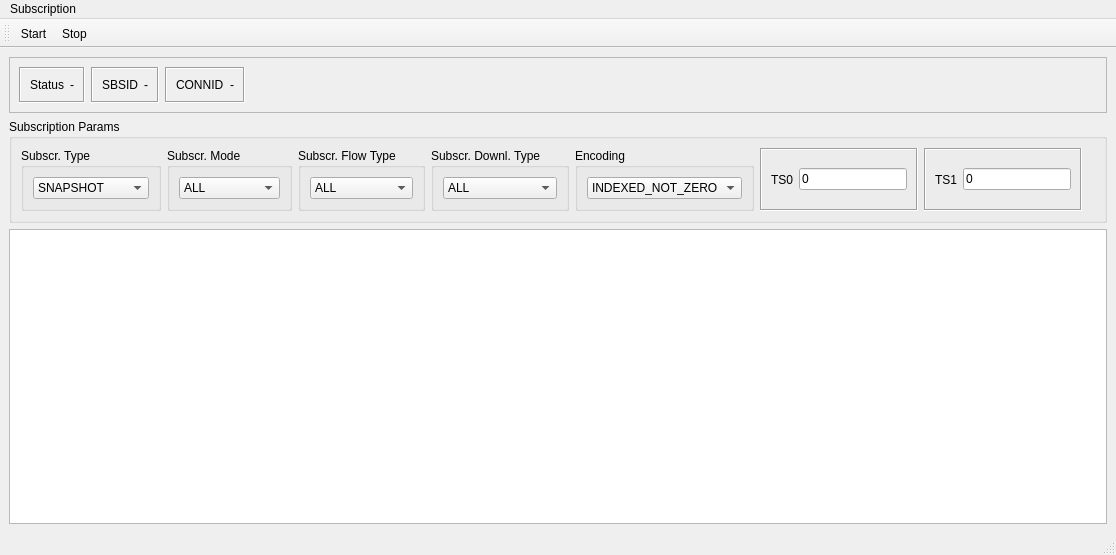
<?xml version="1.0" encoding="UTF-8"?>
<ui version="4.0">
 <class>vlg_toolkit_sbs_window</class>
 <widget class="QMainWindow" name="vlg_toolkit_sbs_window">
  <property name="windowModality">
   <enum>Qt::NonModal</enum>
  </property>
  <property name="geometry">
   <rect>
    <x>0</x>
    <y>0</y>
    <width>1116</width>
    <height>555</height>
   </rect>
  </property>
  <property name="sizePolicy">
   <sizepolicy hsizetype="Ignored" vsizetype="Ignored">
    <horstretch>0</horstretch>
    <verstretch>0</verstretch>
   </sizepolicy>
  </property>
  <property name="windowTitle">
   <string>MainWindow</string>
  </property>
  <property name="windowIcon">
   <iconset resource="tkt_prj_res.qrc">
    <normaloff>:/icon/icons/social-rss.png</normaloff>:/icon/icons/social-rss.png</iconset>
  </property>
  <widget class="QWidget" name="centralwidget">
   <layout class="QVBoxLayout" name="verticalLayout">
    <item>
     <widget class="QFrame" name="frame">
      <property name="sizePolicy">
       <sizepolicy hsizetype="Preferred" vsizetype="Fixed">
        <horstretch>0</horstretch>
        <verstretch>0</verstretch>
       </sizepolicy>
      </property>
      <property name="frameShape">
       <enum>QFrame::StyledPanel</enum>
      </property>
      <property name="frameShadow">
       <enum>QFrame::Raised</enum>
      </property>
      <layout class="QHBoxLayout" name="horizontalLayout_7">
       <item>
        <widget class="QFrame" name="conn_status_frame">
         <property name="frameShape">
          <enum>QFrame::Box</enum>
         </property>
         <property name="frameShadow">
          <enum>QFrame::Sunken</enum>
         </property>
         <layout class="QHBoxLayout" name="horizontalLayout_8">
          <item>
           <layout class="QHBoxLayout" name="horizontalLayout_9">
            <item>
             <widget class="QLabel" name="sbs_status_label">
              <property name="text">
               <string>Status</string>
              </property>
             </widget>
            </item>
            <item>
             <widget class="QLabel" name="sbs_status_label_disp">
              <property name="styleSheet">
               <string notr="true">background-color : light grey; color : black;</string>
              </property>
              <property name="text">
               <string>-</string>
              </property>
              <property name="alignment">
               <set>Qt::AlignCenter</set>
              </property>
             </widget>
            </item>
           </layout>
          </item>
         </layout>
        </widget>
       </item>
       <item>
        <widget class="QFrame" name="conn_status_frame_7">
         <property name="frameShape">
          <enum>QFrame::Box</enum>
         </property>
         <property name="frameShadow">
          <enum>QFrame::Sunken</enum>
         </property>
         <layout class="QHBoxLayout" name="horizontalLayout_20">
          <item>
           <layout class="QHBoxLayout" name="horizontalLayout_21">
            <item>
             <widget class="QLabel" name="port_label_3">
              <property name="text">
               <string>SBSID</string>
              </property>
             </widget>
            </item>
            <item>
             <widget class="QLabel" name="sbsid_label_disp">
              <property name="styleSheet">
               <string notr="true">background-color : light grey; color : black;</string>
              </property>
              <property name="text">
               <string>-</string>
              </property>
              <property name="alignment">
               <set>Qt::AlignCenter</set>
              </property>
             </widget>
            </item>
           </layout>
          </item>
         </layout>
        </widget>
       </item>
       <item>
        <widget class="QFrame" name="conn_status_frame_6">
         <property name="frameShape">
          <enum>QFrame::Box</enum>
         </property>
         <property name="frameShadow">
          <enum>QFrame::Sunken</enum>
         </property>
         <layout class="QHBoxLayout" name="horizontalLayout_18">
          <item>
           <layout class="QHBoxLayout" name="horizontalLayout_19">
            <item>
             <widget class="QLabel" name="port_label_2">
              <property name="text">
               <string>CONNID</string>
              </property>
             </widget>
            </item>
            <item>
             <widget class="QLabel" name="connid_label_disp">
              <property name="styleSheet">
               <string notr="true">background-color : light grey; color : black;</string>
              </property>
              <property name="text">
               <string>-</string>
              </property>
              <property name="alignment">
               <set>Qt::AlignCenter</set>
              </property>
             </widget>
            </item>
           </layout>
          </item>
         </layout>
        </widget>
       </item>
       <item>
        <spacer name="horizontalSpacer_2">
         <property name="orientation">
          <enum>Qt::Horizontal</enum>
         </property>
         <property name="sizeHint" stdset="0">
          <size>
           <width>40</width>
           <height>20</height>
          </size>
         </property>
        </spacer>
       </item>
      </layout>
     </widget>
    </item>
    <item>
     <widget class="QGroupBox" name="sbs_params_gbox">
      <property name="sizePolicy">
       <sizepolicy hsizetype="Ignored" vsizetype="Preferred">
        <horstretch>0</horstretch>
        <verstretch>0</verstretch>
       </sizepolicy>
      </property>
      <property name="title">
       <string>Subscription Params</string>
      </property>
      <layout class="QHBoxLayout" name="horizontalLayout_6">
       <item>
        <widget class="QGroupBox" name="conn_status_groupBox_10">
         <property name="sizePolicy">
          <sizepolicy hsizetype="Fixed" vsizetype="Preferred">
           <horstretch>0</horstretch>
           <verstretch>0</verstretch>
          </sizepolicy>
         </property>
         <property name="title">
          <string>Subscr. Type</string>
         </property>
         <layout class="QHBoxLayout" name="horizontalLayout">
          <item>
           <widget class="QComboBox" name="cfg_sbs_type_cb">
            <item>
             <property name="text">
              <string>SNAPSHOT</string>
             </property>
            </item>
            <item>
             <property name="text">
              <string>INCREMENTAL</string>
             </property>
            </item>
           </widget>
          </item>
         </layout>
        </widget>
       </item>
       <item>
        <widget class="QGroupBox" name="conn_status_groupBox_11">
         <property name="sizePolicy">
          <sizepolicy hsizetype="Fixed" vsizetype="Preferred">
           <horstretch>0</horstretch>
           <verstretch>0</verstretch>
          </sizepolicy>
         </property>
         <property name="title">
          <string>Subscr. Mode</string>
         </property>
         <layout class="QHBoxLayout" name="horizontalLayout_2">
          <item>
           <widget class="QComboBox" name="cfg_sbs_mode_cb">
            <item>
             <property name="text">
              <string>ALL</string>
             </property>
            </item>
            <item>
             <property name="text">
              <string>DOWNLOAD</string>
             </property>
            </item>
            <item>
             <property name="text">
              <string>LIVE</string>
             </property>
            </item>
           </widget>
          </item>
         </layout>
        </widget>
       </item>
       <item>
        <widget class="QGroupBox" name="conn_status_groupBox_12">
         <property name="sizePolicy">
          <sizepolicy hsizetype="Fixed" vsizetype="Preferred">
           <horstretch>0</horstretch>
           <verstretch>0</verstretch>
          </sizepolicy>
         </property>
         <property name="title">
          <string>Subscr. Flow Type</string>
         </property>
         <layout class="QHBoxLayout" name="horizontalLayout_3">
          <item>
           <widget class="QComboBox" name="cfg_sbs_flow_type_cb">
            <item>
             <property name="text">
              <string>ALL</string>
             </property>
            </item>
            <item>
             <property name="text">
              <string>LAST</string>
             </property>
            </item>
           </widget>
          </item>
         </layout>
        </widget>
       </item>
       <item>
        <widget class="QGroupBox" name="conn_status_groupBox_13">
         <property name="sizePolicy">
          <sizepolicy hsizetype="Fixed" vsizetype="Preferred">
           <horstretch>0</horstretch>
           <verstretch>0</verstretch>
          </sizepolicy>
         </property>
         <property name="title">
          <string>Subscr. Downl. Type</string>
         </property>
         <layout class="QHBoxLayout" name="horizontalLayout_4">
          <item>
           <widget class="QComboBox" name="cfg_sbs_dwnld_type_cb">
            <item>
             <property name="text">
              <string>ALL</string>
             </property>
            </item>
            <item>
             <property name="text">
              <string>PARTIAL</string>
             </property>
            </item>
           </widget>
          </item>
         </layout>
        </widget>
       </item>
       <item>
        <widget class="QGroupBox" name="conn_status_groupBox_14">
         <property name="sizePolicy">
          <sizepolicy hsizetype="Fixed" vsizetype="Preferred">
           <horstretch>0</horstretch>
           <verstretch>0</verstretch>
          </sizepolicy>
         </property>
         <property name="title">
          <string>Encoding</string>
         </property>
         <layout class="QHBoxLayout" name="horizontalLayout_5">
          <item>
           <widget class="QComboBox" name="cfg_sbs_class_encode_cb">
            <property name="currentIndex">
             <number>0</number>
            </property>
            <item>
             <property name="text">
              <string>INDEXED_NOT_ZERO</string>
             </property>
            </item>
            <item>
             <property name="text">
              <string>INDEXED_DELTA</string>
             </property>
            </item>
           </widget>
          </item>
         </layout>
        </widget>
       </item>
       <item>
        <widget class="QFrame" name="conn_status_frame_15">
         <property name="sizePolicy">
          <sizepolicy hsizetype="Fixed" vsizetype="Preferred">
           <horstretch>0</horstretch>
           <verstretch>0</verstretch>
          </sizepolicy>
         </property>
         <property name="frameShape">
          <enum>QFrame::Box</enum>
         </property>
         <property name="frameShadow">
          <enum>QFrame::Sunken</enum>
         </property>
         <layout class="QHBoxLayout" name="horizontalLayout_11">
          <item>
           <widget class="QLabel" name="label">
            <property name="text">
             <string>TS0</string>
            </property>
           </widget>
          </item>
          <item>
           <widget class="QLineEdit" name="cfg_sbs_ts0_le">
            <property name="text">
             <string>0</string>
            </property>
           </widget>
          </item>
         </layout>
        </widget>
       </item>
       <item>
        <widget class="QFrame" name="conn_status_frame_16">
         <property name="sizePolicy">
          <sizepolicy hsizetype="Fixed" vsizetype="Preferred">
           <horstretch>0</horstretch>
           <verstretch>0</verstretch>
          </sizepolicy>
         </property>
         <property name="frameShape">
          <enum>QFrame::Box</enum>
         </property>
         <property name="frameShadow">
          <enum>QFrame::Sunken</enum>
         </property>
         <layout class="QHBoxLayout" name="horizontalLayout_12">
          <item>
           <widget class="QLabel" name="label_2">
            <property name="text">
             <string>TS1</string>
            </property>
           </widget>
          </item>
          <item>
           <widget class="QLineEdit" name="cfg_sbs_ts1_le">
            <property name="text">
             <string>0</string>
            </property>
           </widget>
          </item>
         </layout>
        </widget>
       </item>
       <item>
        <spacer name="horizontalSpacer">
         <property name="orientation">
          <enum>Qt::Horizontal</enum>
         </property>
         <property name="sizeHint" stdset="0">
          <size>
           <width>40</width>
           <height>20</height>
          </size>
         </property>
        </spacer>
       </item>
      </layout>
     </widget>
    </item>
    <item>
     <widget class="QTableView" name="vlg_class_sbs_table_view">
      <property name="contextMenuPolicy">
       <enum>Qt::CustomContextMenu</enum>
      </property>
      <property name="sortingEnabled">
       <bool>true</bool>
      </property>
     </widget>
    </item>
   </layout>
  </widget>
  <widget class="QMenuBar" name="menubar">
   <property name="geometry">
    <rect>
     <x>0</x>
     <y>0</y>
     <width>1116</width>
     <height>21</height>
    </rect>
   </property>
   <widget class="QMenu" name="menuSubscription">
    <property name="title">
     <string>Subscription</string>
    </property>
    <addaction name="actionStart_SBS"/>
    <addaction name="actionStop_SBS"/>
   </widget>
   <addaction name="menuSubscription"/>
  </widget>
  <widget class="QStatusBar" name="statusbar"/>
  <widget class="QToolBar" name="toolBar">
   <property name="windowTitle">
    <string>toolBar</string>
   </property>
   <attribute name="toolBarArea">
    <enum>TopToolBarArea</enum>
   </attribute>
   <attribute name="toolBarBreak">
    <bool>false</bool>
   </attribute>
   <addaction name="actionStart_SBS"/>
   <addaction name="actionStop_SBS"/>
  </widget>
  <action name="actionStart_SBS">
   <property name="icon">
    <iconset resource="tkt_prj_res.qrc">
     <normaloff>:/icon/icons/play.png</normaloff>:/icon/icons/play.png</iconset>
   </property>
   <property name="text">
    <string>Start</string>
   </property>
  </action>
  <action name="actionStop_SBS">
   <property name="icon">
    <iconset resource="tkt_prj_res.qrc">
     <normaloff>:/icon/icons/stop.png</normaloff>:/icon/icons/stop.png</iconset>
   </property>
   <property name="text">
    <string>Stop</string>
   </property>
  </action>
 </widget>
 <resources>
  <include location="tkt_prj_res.qrc"/>
 </resources>
 <connections/>
</ui>
